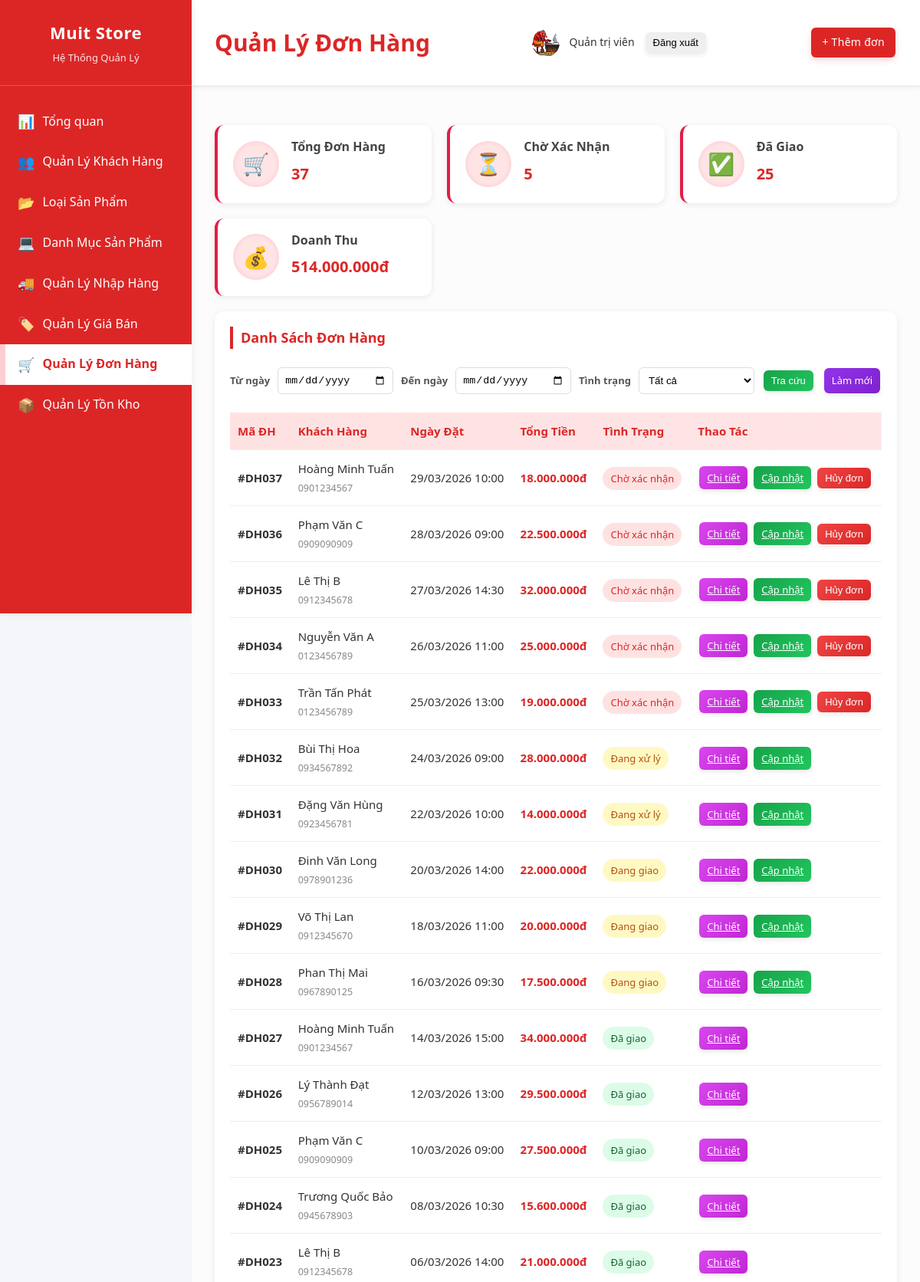
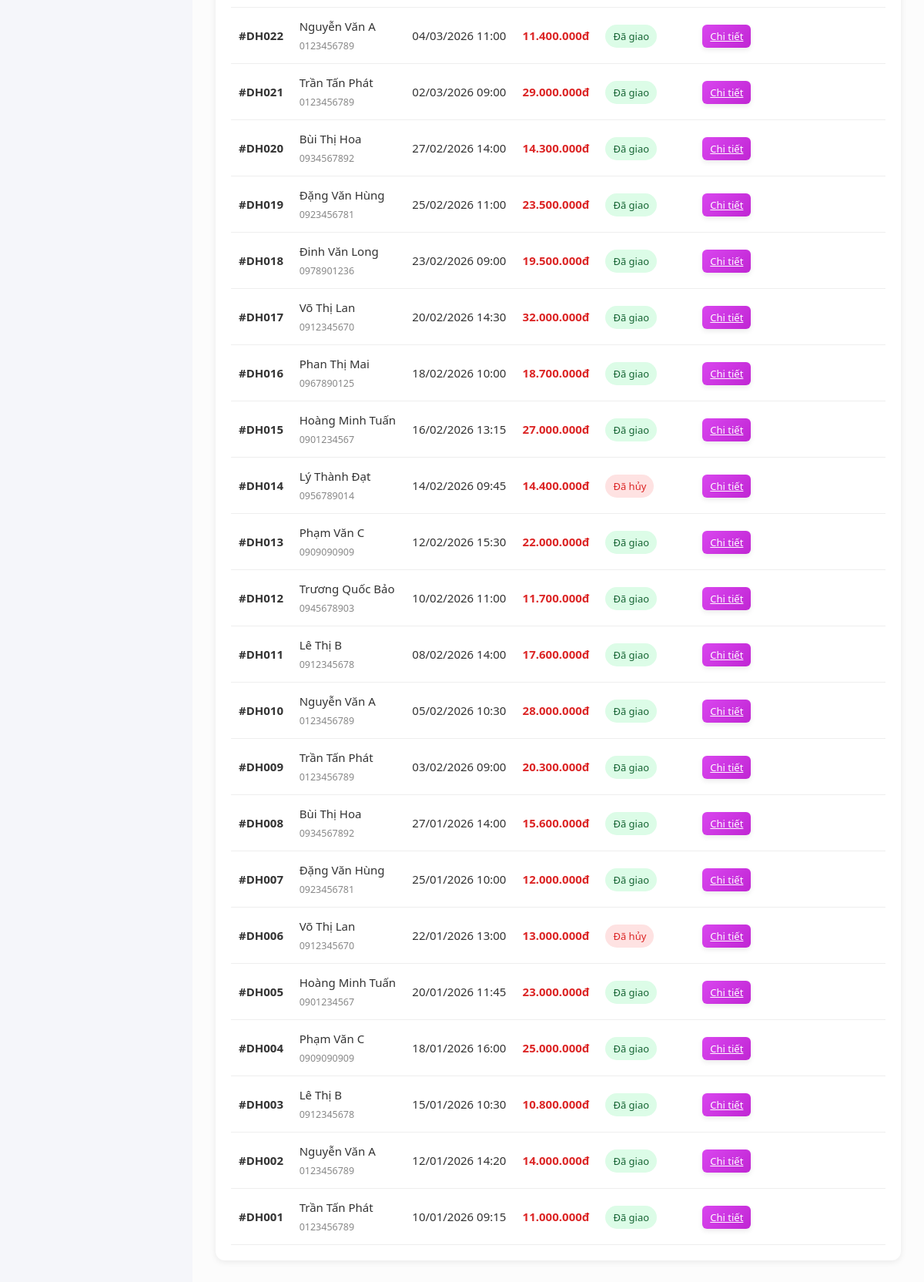
/adminweb/webbb/html/orders.php (signed in), run on the app's committed database (2 pictures, top to bottom).
### tables this page shows
CREATE TABLE `orders` (
  `id`          int(11)     NOT NULL AUTO_INCREMENT,
  `user_id`     int(11)     DEFAULT NULL,
  `order_date`  datetime    DEFAULT NULL,
  `total_price` int(11)     DEFAULT NULL,
  `status`      varchar(50) DEFAULT NULL,
  PRIMARY KEY (`id`)
);

CREATE TABLE `users` (
  `id`       int(11)      NOT NULL AUTO_INCREMENT,
  `ho`       varchar(100) DEFAULT NULL,
  `ten`      varchar(100) DEFAULT NULL,
  `sdt`      varchar(20)  DEFAULT NULL,
  `diachi`   varchar(255) DEFAULT NULL,
  `email`    varchar(100) DEFAULT NULL,
  `password` varchar(255) DEFAULT NULL,
  `status`   varchar(10)  NOT NULL DEFAULT 'active',
  PRIMARY KEY (`id`)
);

### adminweb/webbb/html/orders.php (the view, shortened to what this page needs)
<?php
require_once(__DIR__ . '/../../../config.php');
$dateFrom  = $conn->real_escape_string($_GET['date_from'] ?? '');
$dateTo    = $conn->real_escape_string($_GET['date_to']   ?? '');
$where = "1=1";
$orders = $conn->query("
    SELECT o.*,
           CONCAT(u.ho, ' ', u.ten) AS customer_name,
           u.sdt, u.email
    FROM   orders o
    LEFT JOIN users u ON u.id = o.user_id
    WHERE  $where
    ORDER BY o.order_date DESC
");
$stats = $conn->query("
    SELECT
        COUNT(*) AS total,
        SUM(CASE WHEN status='pending'   THEN 1 ELSE 0 END) AS pending,
        SUM(CASE WHEN status='delivered' THEN 1 ELSE 0 END) AS delivered,
        SUM(CASE WHEN status='cancelled' THEN 1 ELSE 0 END) AS cancelled,
        SUM(CASE WHEN status='delivered' THEN total_price ELSE 0 END) AS revenue
    FROM orders
")->fetch_assoc();
$statusMap = [
    'pending'   => ['label' => 'Chờ xác nhận', 'class' => 'status-new'],
    'processing'=> ['label' => 'Đang xử lý',   'class' => 'status-processing'],
    'shipping'  => ['label' => 'Đang giao',     'class' => 'status-processing'],
    'delivered' => ['label' => 'Đã giao',       'class' => 'status-completed'],
    'cancelled' => ['label' => 'Đã hủy',        'class' => 'status-hidden'],
];
?>
<!doctype html>
<html lang="vi">
<head>
  <link rel="stylesheet" href="../css/style.css"/>
</head>
<body>
<div class="sidebar">
  <div class="logo">
    <h2>Muit Store</h2>
    <p>Hệ Thống Quản Lý</p>
  </div>
  <nav class="menu">
    <a href="index.php"      class="menu-item"><span>📊</span> Tổng quan</a>
    <a href="customers.php"  class="menu-item"><span>👥</span> Quản Lý Khách Hàng</a>
    <a href="categories.php" class="menu-item"><span>📂</span> Loại Sản Phẩm</a>
    <a href="products.php"   class="menu-item"><span>💻</span> Danh Mục Sản Phẩm</a>
    <a href="import.php"     class="menu-item"><span>🚚</span> Quản Lý Nhập Hàng</a>
    <a href="price.php"      class="menu-item"><span>🏷️</span> Quản Lý Giá Bán</a>
    <a href="orders.php"     class="menu-item active"><span>🛒</span> Quản Lý Đơn Hàng</a>
    <a href="inventory.php"  class="menu-item"><span>📦</span> Quản Lý Tồn Kho</a>
  </nav>
</div>
<div class="main-content">
  <div class="top-bar">
    <h1>Quản Lý Đơn Hàng</h1>
    <div class="info">
      <img src="../img/logo.png" alt="Admin"/>
      <span><?= htmlspecialchars($_SESSION['adminUser']['name'] ?? 'Admin') ?></span>
      <button onclick="window.location.href='admin-logout.php'">Đăng xuất</button>
    </div>
    <a href="#popup-add" class="head">+ Thêm đơn</a>
  </div>
  <div class="container">
    <div class="stats-grid">
      <div class="stat-card">
        <div class="stat-icon">🛒</div>
        <div class="stat-info">
          <h3>Tổng Đơn Hàng</h3>
          <p class="stat-number"><?= $stats['total'] ?></p>
        </div>
      </div>
      <div class="stat-card">
        <div class="stat-icon">⏳</div>
        <div class="stat-info">
          <h3>Chờ Xác Nhận</h3>
          <p class="stat-number"><?= $stats['pending'] ?></p>
        </div>
      </div>
      <div class="stat-card">
        <div class="stat-icon">✅</div>
        <div class="stat-info">
          <h3>Đã Giao</h3>
          <p class="stat-number"><?= $stats['delivered'] ?></p>
        </div>
      </div>
      <div class="stat-card">
        <div class="stat-icon">💰</div>
        <div class="stat-info">
          <h3>Doanh Thu</h3>
          <p class="stat-number"><?= number_format($stats['revenue'] ?? 0, 0, ',', '.') ?>đ</p>
        </div>
      </div>
    </div>
    <div class="card" style="margin-top:20px">
      <h3>Danh Sách Đơn Hàng</h3>
      <form method="GET" action="orders.php" class="search-bar" style="margin-bottom:16px">
        <label>Từ ngày</label>
        <input type="date" name="date_from" class="input-field" value="<?= htmlspecialchars($dateFrom) ?>"/>
        <label>Đến ngày</label>
        <input type="date" name="date_to"   class="input-field" value="<?= htmlspecialchars($dateTo) ?>"/>
        <label>Tình trạng</label>
        <select name="status" class="input-field">
          <option value="">Tất cả</option>
        </select>
        <button type="submit" class="btn-edit">Tra cứu</button>
        <a href="orders.php" class="btn-reset" style="text-decoration:none;padding:6px 10px">Làm mới</a>
      </form>
      <table>
        <thead>
          <tr>
            <th>Mã ĐH</th>
            <th>Khách Hàng</th>
            <th>Ngày Đặt</th>
            <th>Tổng Tiền</th>
            <th>Tình Trạng</th>
            <th>Thao Tác</th>
          </tr>
        </thead>
        <tbody>
        <?php if ($orders && $orders->num_rows > 0): ?>
          <?php while ($o = $orders->fetch_assoc()):
            $st = $statusMap[$o['status']] ?? ['label' => $o['status'], 'class' => 'status-processing'];
          ?>
          <tr>
            <td><strong>#DH<?= str_pad($o['id'], 3, '0', STR_PAD_LEFT) ?></strong></td>
            <td>
              <?= htmlspecialchars($o['customer_name'] ?? 'Khách vãng lai') ?>
              <?php if ($o['sdt']): ?>
                <br/><small style="color:#888"><?= htmlspecialchars($o['sdt']) ?></small>
              <?php endif; ?>
            </td>
            <td><?= date('d/m/Y H:i', strtotime($o['order_date'])) ?></td>
            <td><strong style="color:#dc2626"><?= number_format($o['total_price'], 0, ',', '.') ?>đ</strong></td>
            <td><span class="status <?= $st['class'] ?>"><?= $st['label'] ?></span></td>
            <td style="white-space:nowrap">
              <a href="#detail-<?= $o['id'] ?>" class="btn-search">Chi tiết</a>
              <?php if (!in_array($o['status'], ['delivered', 'cancelled'])): ?>
                <a href="#status-<?= $o['id'] ?>" class="btn-edit">Cập nhật</a>
              <?php endif; ?>
              <?php if ($o['status'] === 'pending'): ?>
                <form method="POST" style="display:inline"
                      onsubmit="return confirm('Xác nhận hủy đơn hàng này?')">
                  <button type="submit" class="xoa">Hủy đơn</button>
                </form>
              <?php endif; ?>
            </td>
          </tr>
          <?php endwhile; ?>
        <?php else: ?>
          <tr><td colspan="6" style="text-align:center;color:#aaa">Không có đơn hàng nào.</td></tr>
        <?php endif; ?>
        </tbody>
      </table>
    </div>
  </div>
</div>
</body>
</html>

### data on the page
orders: id "037", customer_name "Hoàng Minh Tuấn", user.sdt "0901234567", order_date "29/03/2026 10:00", total_price "18.000.000", status "Chờ xác nhận"
orders: id "036", customer_name "Phạm Văn C", user.sdt "0909090909", order_date "28/03/2026 09:00", total_price "22.500.000", status "Chờ xác nhận"
orders: id "035", customer_name "Lê Thị B", user.sdt "0912345678", order_date "27/03/2026 14:30", total_price "32.000.000", status "Chờ xác nhận"
orders: id "034", customer_name "Nguyễn Văn A", user.sdt "0123456789", order_date "26/03/2026 11:00", total_price "25.000.000", status "Chờ xác nhận"
orders: id "033", customer_name "Trần Tấn Phát", user.sdt "0123456789", order_date "25/03/2026 13:00", total_price "19.000.000", status "Chờ xác nhận"
orders: id "032", customer_name "Bùi Thị Hoa", user.sdt "0934567892", order_date "24/03/2026 09:00", total_price "28.000.000", status "Đang xử lý"
orders: id "031", customer_name "Đặng Văn Hùng", user.sdt "0923456781", order_date "22/03/2026 10:00", total_price "14.000.000", status "Đang xử lý"
orders: id "030", customer_name "Đinh Văn Long", user.sdt "0978901236", order_date "20/03/2026 14:00", total_price "22.000.000", status "Đang giao"
orders: id "029", customer_name "Võ Thị Lan", user.sdt "0912345670", order_date "18/03/2026 11:00", total_price "20.000.000", status "Đang giao"
orders: id "028", customer_name "Phan Thị Mai", user.sdt "0967890125", order_date "16/03/2026 09:30", total_price "17.500.000", status "Đang giao"
orders: id "027", customer_name "Hoàng Minh Tuấn", user.sdt "0901234567", order_date "14/03/2026 15:00", total_price "34.000.000", status "Đã giao"
orders: id "026", customer_name "Lý Thành Đạt", user.sdt "0956789014", order_date "12/03/2026 13:00", total_price "29.500.000", status "Đã giao"
orders: id "025", customer_name "Phạm Văn C", user.sdt "0909090909", order_date "10/03/2026 09:00", total_price "27.500.000", status "Đã giao"
orders: id "024", customer_name "Trương Quốc Bảo", user.sdt "0945678903", order_date "08/03/2026 10:30", total_price "15.600.000", status "Đã giao"
orders: id "023", customer_name "Lê Thị B", user.sdt "0912345678", order_date "06/03/2026 14:00", total_price "21.000.000", status "Đã giao"
orders: id "022", customer_name "Nguyễn Văn A", user.sdt "0123456789", order_date "04/03/2026 11:00", total_price "11.400.000", status "Đã giao"
orders: id "021", customer_name "Trần Tấn Phát", user.sdt "0123456789", order_date "02/03/2026 09:00", total_price "29.000.000", status "Đã giao"
orders: id "020", customer_name "Bùi Thị Hoa", user.sdt "0934567892", order_date "27/02/2026 14:00", total_price "14.300.000", status "Đã giao"
orders: id "019", customer_name "Đặng Văn Hùng", user.sdt "0923456781", order_date "25/02/2026 11:00", total_price "23.500.000", status "Đã giao"
orders: id "018", customer_name "Đinh Văn Long", user.sdt "0978901236", order_date "23/02/2026 09:00", total_price "19.500.000", status "Đã giao"
orders: id "017", customer_name "Võ Thị Lan", user.sdt "0912345670", order_date "20/02/2026 14:30", total_price "32.000.000", status "Đã giao"
orders: id "016", customer_name "Phan Thị Mai", user.sdt "0967890125", order_date "18/02/2026 10:00", total_price "18.700.000", status "Đã giao"
orders: id "015", customer_name "Hoàng Minh Tuấn", user.sdt "0901234567", order_date "16/02/2026 13:15", total_price "27.000.000", status "Đã giao"
orders: id "014", customer_name "Lý Thành Đạt", user.sdt "0956789014", order_date "14/02/2026 09:45", total_price "14.400.000", status "Đã hủy"
orders: id "013", customer_name "Phạm Văn C", user.sdt "0909090909", order_date "12/02/2026 15:30", total_price "22.000.000", status "Đã giao"
orders: id "012", customer_name "Trương Quốc Bảo", user.sdt "0945678903", order_date "10/02/2026 11:00", total_price "11.700.000", status "Đã giao"
orders: id "011", customer_name "Lê Thị B", user.sdt "0912345678", order_date "08/02/2026 14:00", total_price "17.600.000", status "Đã giao"
orders: id "010", customer_name "Nguyễn Văn A", user.sdt "0123456789", order_date "05/02/2026 10:30", total_price "28.000.000", status "Đã giao"
orders: id "009", customer_name "Trần Tấn Phát", user.sdt "0123456789", order_date "03/02/2026 09:00", total_price "20.300.000", status "Đã giao"
orders: id "008", customer_name "Bùi Thị Hoa", user.sdt "0934567892", order_date "27/01/2026 14:00", total_price "15.600.000", status "Đã giao"
orders: id "007", customer_name "Đặng Văn Hùng", user.sdt "0923456781", order_date "25/01/2026 10:00", total_price "12.000.000", status "Đã giao"
orders: id "006", customer_name "Võ Thị Lan", user.sdt "0912345670", order_date "22/01/2026 13:00", total_price "13.000.000", status "Đã hủy"
orders: id "005", customer_name "Hoàng Minh Tuấn", user.sdt "0901234567", order_date "20/01/2026 11:45", total_price "23.000.000", status "Đã giao"
orders: id "004", customer_name "Phạm Văn C", user.sdt "0909090909", order_date "18/01/2026 16:00", total_price "25.000.000", status "Đã giao"
orders: id "003", customer_name "Lê Thị B", user.sdt "0912345678", order_date "15/01/2026 10:30", total_price "10.800.000", status "Đã giao"
orders: id "002", customer_name "Nguyễn Văn A", user.sdt "0123456789", order_date "12/01/2026 14:20", total_price "14.000.000", status "Đã giao"
orders: id "001", customer_name "Trần Tấn Phát", user.sdt "0123456789", order_date "10/01/2026 09:15", total_price "11.000.000", status "Đã giao"

### other printed values
$_SESSION['adminUser']['name'] "Quản trị viên"
$stats['total'] "37"
$stats['pending'] "5"
$stats['delivered'] "25"
$stats['revenue'] "514.000.000"
